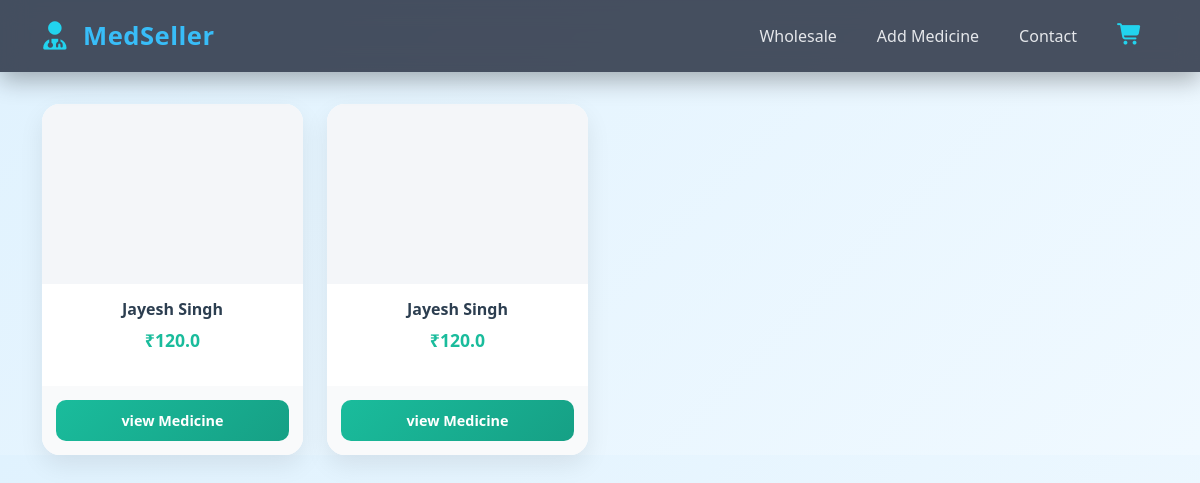
/Seller/add_medicine/ (signed in), run on an earlier commit of the app's database.
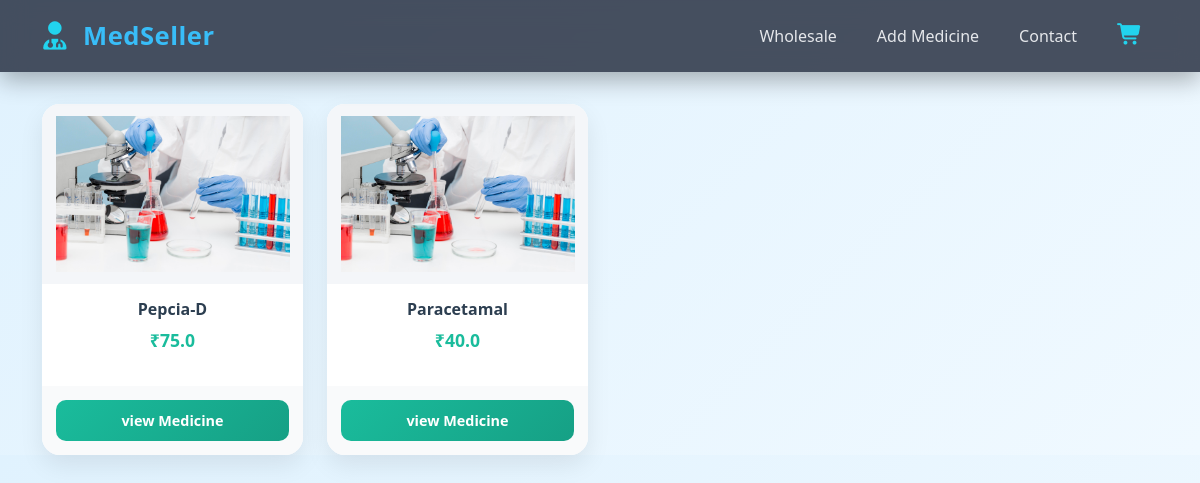
And on a later commit of the database.
### WholeSeller/models.py (models this page shows)
class Medicine(models.Model):
    wholesaler = models.ForeignKey(User, on_delete=models.CASCADE)
    name = models.CharField(max_length=200)
    price = models.FloatField()
    image = models.ImageField(upload_to='', null=True, blank=True)
    uploaded_at = models.DateTimeField(auto_now_add=True)

### Seller/views.py (the view)
# urls.py: path("add_medicine/" , views.add_medicine , name="add_medicine"),
@login_required
def add_medicine(request):
    medicines = Medicine.objects.filter(wholesaler=request.user)
    return render(request, "seller/add_medicine.html", {'medicines': medicines})

### templates/seller/add_medicine.html (shortened to what this page needs)
{% extends "seller/navbar.html" %}
{% load static %}
{% block body %}
<link rel="stylesheet" href="{% static 'style/medicine_cards.css' %}">
<div class="container mt-4">
    <div class="row g-4">
        {% for medicine in medicines %}
        <div class="col-xl-3 col-lg-4 col-md-6 col-sm-12">
            <div class="medicine-card">
                <div class="medicine-img-wrapper">
                    {% if medicine.image %}
                    <img src="{{ medicine.image.url }}" alt="{{ medicine.name }}">
                    {% endif %}
                </div>
                <div class="medicine-card-body">
                    <h5 class="medicine-title">{{ medicine.name }}</h5>
                    <p class="medicine-price">₹{{ medicine.price }}</p>
                </div>
                <div class="medicine-card-footer">
                <a href="{% url "add_medicine_details" medicine.id %}"class="medicine-btn"> view Medicine </a>
                </div>
            </div>
        </div>
        {% empty %}
        <p class="text-center">No medicines available</p>
        {% endfor %}
    </div>
</div>
{% endblock body %}

What changed in the data, as far as the page shows it:
removed Medicine: name "Jayesh Singh", price "120.0"
removed Medicine: name "Jayesh Singh", price "120.0"
added Medicine: image (picture), name "Pepcia-D", price "75.0"
added Medicine: image (picture), name "Paracetamal", price "40.0"
